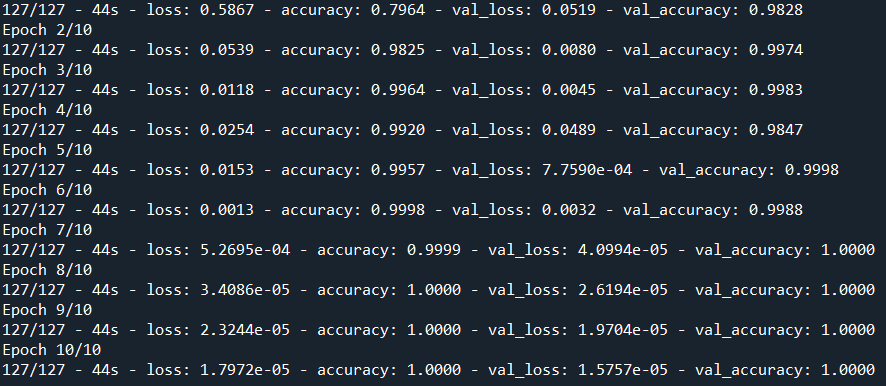
#> input picture HandGestureDetection/Images/train.PNG, 886 x 386 px, given in place of the camera
$ python color_detection.py
#> lines starting #> are read from the running program, lines starting #| are printed output that depends on the picture
import cv2 as cv
import numpy as np

def empty(a):
    pass

cap = cv.VideoCapture(0)

#creating trackbar to adjust hsv values for the mask
cv.namedWindow("TrackBars")
cv.resizeWindow("TrackBars",640,360)
cv.createTrackbar("Hue Min","TrackBars",0,179,empty)
cv.createTrackbar("Hue Max","TrackBars",179,179,empty)
cv.createTrackbar("Sat Min","TrackBars",120,255,empty)
cv.createTrackbar("Sat Max","TrackBars",255,255,empty)
cv.createTrackbar("Val Min","TrackBars",20,255,empty)
cv.createTrackbar("Val Max","TrackBars",255,255,empty)

while True:
    _, img = cap.read()
#> img is the input picture: shape (386, 886, 3); mean B, G, R 58, 48.7, 39.3
    img = cv.resize(img, (480, 270))
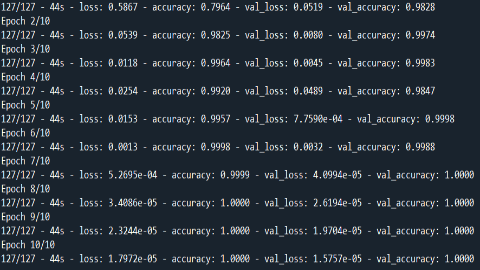
#> img: shape (270, 480, 3); mean B, G, R 57.5, 48.1, 38.6
    img = cv.flip(img, 1)
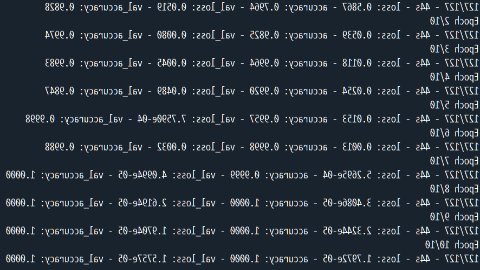
#> img: shape (270, 480, 3); mean B, G, R 57.5, 48.1, 38.6

    hsv_img = cv.cvtColor(img, cv.COLOR_BGR2HSV)
#> hsv_img: shape (270, 480, 3); mean H, S, V 100.8, 109.1, 60.2
    h_min = cv.getTrackbarPos("Hue Min", "TrackBars")
    h_max = cv.getTrackbarPos("Hue Max", "TrackBars")
    s_min = cv.getTrackbarPos("Sat Min", "TrackBars")
    s_max = cv.getTrackbarPos("Sat Max", "TrackBars")
    v_min = cv.getTrackbarPos("Val Min", "TrackBars")
    v_max = cv.getTrackbarPos("Val Max", "TrackBars")
    lower = np.array([h_min, s_min, v_min])
    upper = np.array([h_max, s_max, v_max])
    #creating mask
    mask = cv.inRange(hsv_img, lower, upper)
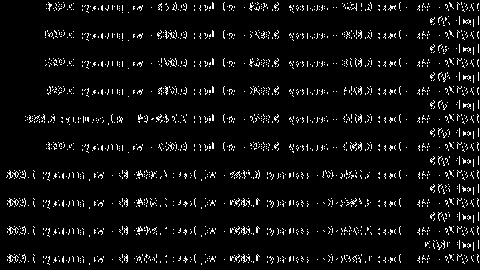
#> mask: shape (270, 480); 5.4% white in thin lines or dots

    cv.imshow("Mask", mask)
    cv.imshow("Image", img)
    if cv.waitKey(1) & 0xff == ord('q'):
#> (key q is pressed here)
        cv.destroyAllWindows()
        break
